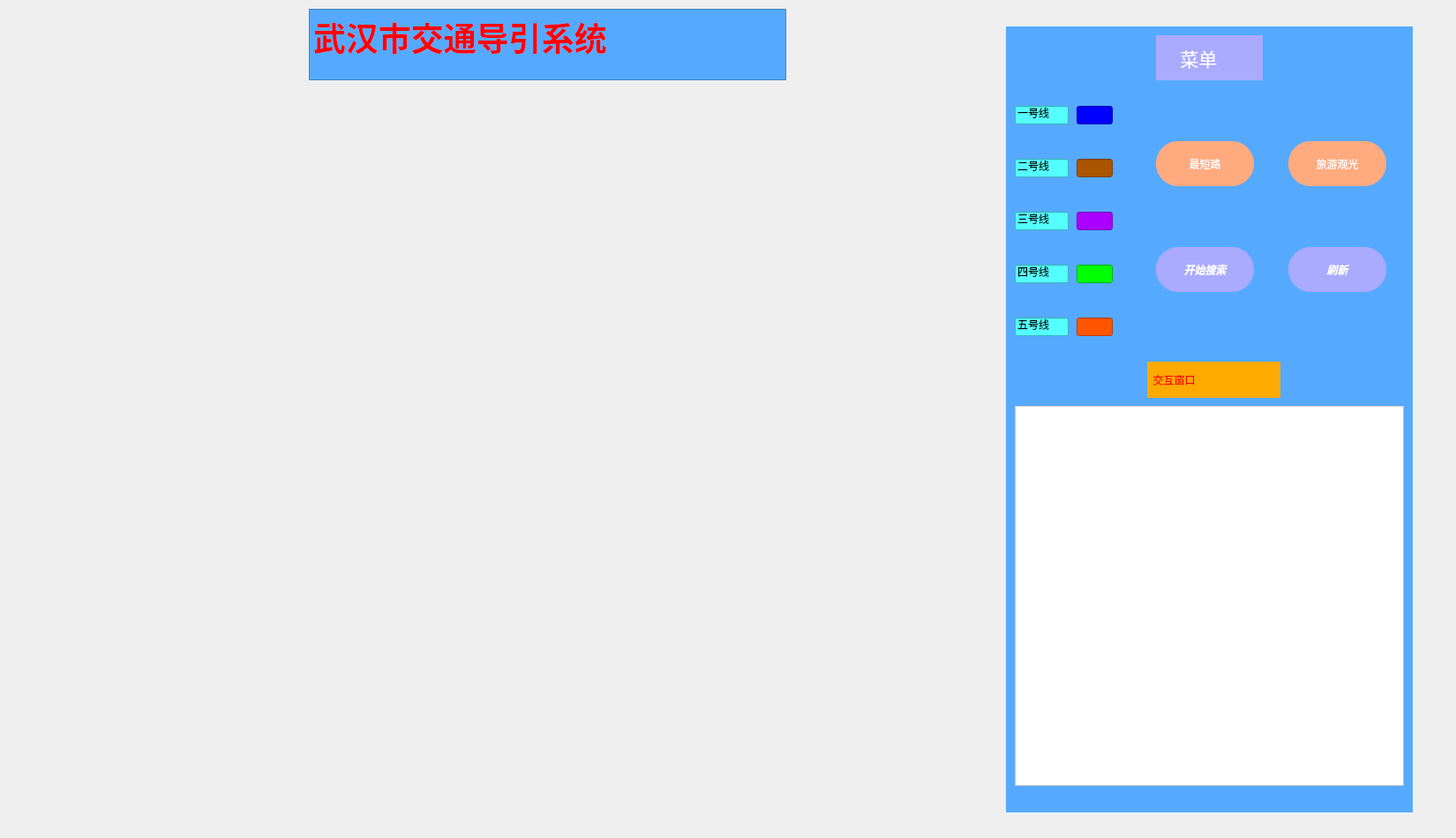
<?xml version="1.0" encoding="UTF-8"?>
<ui version="4.0">
 <class>MainWindow</class>
 <widget class="QMainWindow" name="MainWindow">
  <property name="geometry">
   <rect>
    <x>0</x>
    <y>0</y>
    <width>1650</width>
    <height>950</height>
   </rect>
  </property>
  <property name="minimumSize">
   <size>
    <width>1650</width>
    <height>950</height>
   </size>
  </property>
  <property name="maximumSize">
   <size>
    <width>1650</width>
    <height>950</height>
   </size>
  </property>
  <property name="windowTitle">
   <string>MainWindow</string>
  </property>
  <property name="styleSheet">
   <string notr="true"/>
  </property>
  <widget class="QWidget" name="centralwidget">
   <property name="sizePolicy">
    <sizepolicy hsizetype="Fixed" vsizetype="Preferred">
     <horstretch>0</horstretch>
     <verstretch>0</verstretch>
    </sizepolicy>
   </property>
   <property name="minimumSize">
    <size>
     <width>1600</width>
     <height>900</height>
    </size>
   </property>
   <widget class="QWidget" name="widget_3" native="true">
    <property name="geometry">
     <rect>
      <x>1140</x>
      <y>30</y>
      <width>461</width>
      <height>891</height>
     </rect>
    </property>
    <property name="maximumSize">
     <size>
      <width>16777215</width>
      <height>1000</height>
     </size>
    </property>
    <property name="styleSheet">
     <string notr="true">background-color: rgb(85, 170, 255);
boder-radius:10px;</string>
    </property>
    <widget class="QLabel" name="label">
     <property name="geometry">
      <rect>
       <x>170</x>
       <y>10</y>
       <width>121</width>
       <height>51</height>
      </rect>
     </property>
     <property name="font">
      <font>
       <family>Agency FB</family>
       <pointsize>16</pointsize>
       <weight>50</weight>
       <italic>false</italic>
       <bold>false</bold>
      </font>
     </property>
     <property name="styleSheet">
      <string notr="true">font: 16pt &quot;Agency FB&quot;;
background-color: rgb(170, 170, 255);
color: rgb(255, 255, 255);</string>
     </property>
     <property name="text">
      <string>     菜单</string>
     </property>
    </widget>
    <widget class="QListWidget" name="listWidget">
     <property name="geometry">
      <rect>
       <x>10</x>
       <y>430</y>
       <width>441</width>
       <height>431</height>
      </rect>
     </property>
     <property name="maximumSize">
      <size>
       <width>16777215</width>
       <height>450</height>
      </size>
     </property>
     <property name="styleSheet">
      <string notr="true">background-color: rgb(255, 255, 255);</string>
     </property>
    </widget>
    <widget class="QPushButton" name="pushButton">
     <property name="geometry">
      <rect>
       <x>170</x>
       <y>250</y>
       <width>111</width>
       <height>51</height>
      </rect>
     </property>
     <property name="font">
      <font>
       <weight>75</weight>
       <italic>true</italic>
       <bold>true</bold>
      </font>
     </property>
     <property name="cursor">
      <cursorShape>PointingHandCursor</cursorShape>
     </property>
     <property name="styleSheet">
      <string notr="true">color: rgb(255, 255, 255);
background-color: rgb(170, 170, 255);
border-radius:25px;</string>
     </property>
     <property name="text">
      <string>开始搜索</string>
     </property>
    </widget>
    <widget class="QPushButton" name="pushButton_2">
     <property name="geometry">
      <rect>
       <x>320</x>
       <y>250</y>
       <width>111</width>
       <height>51</height>
      </rect>
     </property>
     <property name="font">
      <font>
       <weight>75</weight>
       <italic>true</italic>
       <bold>true</bold>
      </font>
     </property>
     <property name="cursor">
      <cursorShape>PointingHandCursor</cursorShape>
     </property>
     <property name="styleSheet">
      <string notr="true">color: rgb(255, 255, 255);
background-color: rgb(170, 170, 255);
border-radius:25px;</string>
     </property>
     <property name="text">
      <string>刷新</string>
     </property>
    </widget>
    <widget class="QWidget" name="widget_5" native="true">
     <property name="geometry">
      <rect>
       <x>-10</x>
       <y>40</y>
       <width>161</width>
       <height>321</height>
      </rect>
     </property>
     <property name="styleSheet">
      <string notr="true">background-color: rgb(255, 255, 255);
background-color: rgb(85, 170, 255);</string>
     </property>
     <widget class="QWidget" name="widget_6" native="true">
      <property name="geometry">
       <rect>
        <x>10</x>
        <y>40</y>
        <width>141</width>
        <height>40</height>
       </rect>
      </property>
      <widget class="QLineEdit" name="lineEdit_3">
       <property name="geometry">
        <rect>
         <x>10</x>
         <y>10</y>
         <width>61</width>
         <height>21</height>
        </rect>
       </property>
       <property name="cursor">
        <cursorShape>ArrowCursor</cursorShape>
       </property>
       <property name="styleSheet">
        <string notr="true">background-color: rgb(85, 255, 255);</string>
       </property>
       <property name="text">
        <string>一号线</string>
       </property>
      </widget>
      <widget class="QLineEdit" name="lineEdit_4">
       <property name="geometry">
        <rect>
         <x>80</x>
         <y>10</y>
         <width>41</width>
         <height>21</height>
        </rect>
       </property>
       <property name="cursor">
        <cursorShape>ArrowCursor</cursorShape>
       </property>
       <property name="styleSheet">
        <string notr="true">background-color: rgb(0, 0, 255);</string>
       </property>
      </widget>
     </widget>
     <widget class="QWidget" name="widget_7" native="true">
      <property name="geometry">
       <rect>
        <x>10</x>
        <y>100</y>
        <width>141</width>
        <height>40</height>
       </rect>
      </property>
      <widget class="QLineEdit" name="lineEdit_5">
       <property name="geometry">
        <rect>
         <x>10</x>
         <y>10</y>
         <width>61</width>
         <height>21</height>
        </rect>
       </property>
       <property name="cursor">
        <cursorShape>ArrowCursor</cursorShape>
       </property>
       <property name="styleSheet">
        <string notr="true">background-color: rgb(85, 255, 255);</string>
       </property>
       <property name="text">
        <string>二号线</string>
       </property>
      </widget>
      <widget class="QLineEdit" name="lineEdit_6">
       <property name="geometry">
        <rect>
         <x>80</x>
         <y>10</y>
         <width>41</width>
         <height>21</height>
        </rect>
       </property>
       <property name="cursor">
        <cursorShape>ArrowCursor</cursorShape>
       </property>
       <property name="styleSheet">
        <string notr="true">background-color: rgb(170, 85, 0);
border-color: rgb(170, 85, 0);</string>
       </property>
      </widget>
     </widget>
     <widget class="QWidget" name="widget_8" native="true">
      <property name="geometry">
       <rect>
        <x>10</x>
        <y>160</y>
        <width>141</width>
        <height>40</height>
       </rect>
      </property>
      <widget class="QLineEdit" name="lineEdit_7">
       <property name="geometry">
        <rect>
         <x>10</x>
         <y>10</y>
         <width>61</width>
         <height>21</height>
        </rect>
       </property>
       <property name="cursor">
        <cursorShape>ArrowCursor</cursorShape>
       </property>
       <property name="styleSheet">
        <string notr="true">background-color: rgb(85, 255, 255);</string>
       </property>
       <property name="text">
        <string>三号线</string>
       </property>
      </widget>
      <widget class="QLineEdit" name="lineEdit_8">
       <property name="geometry">
        <rect>
         <x>80</x>
         <y>10</y>
         <width>41</width>
         <height>21</height>
        </rect>
       </property>
       <property name="cursor">
        <cursorShape>ArrowCursor</cursorShape>
       </property>
       <property name="styleSheet">
        <string notr="true">background-color: rgb(170, 0, 255);</string>
       </property>
      </widget>
     </widget>
     <widget class="QWidget" name="widget_9" native="true">
      <property name="geometry">
       <rect>
        <x>10</x>
        <y>220</y>
        <width>141</width>
        <height>40</height>
       </rect>
      </property>
      <widget class="QLineEdit" name="lineEdit_9">
       <property name="geometry">
        <rect>
         <x>10</x>
         <y>10</y>
         <width>61</width>
         <height>21</height>
        </rect>
       </property>
       <property name="cursor">
        <cursorShape>ArrowCursor</cursorShape>
       </property>
       <property name="styleSheet">
        <string notr="true">background-color: rgb(85, 255, 255);</string>
       </property>
       <property name="text">
        <string>四号线</string>
       </property>
      </widget>
      <widget class="QLineEdit" name="lineEdit_10">
       <property name="geometry">
        <rect>
         <x>80</x>
         <y>10</y>
         <width>41</width>
         <height>21</height>
        </rect>
       </property>
       <property name="cursor">
        <cursorShape>ArrowCursor</cursorShape>
       </property>
       <property name="styleSheet">
        <string notr="true">background-color: rgb(0, 255, 0);</string>
       </property>
      </widget>
     </widget>
     <widget class="QWidget" name="widget_10" native="true">
      <property name="geometry">
       <rect>
        <x>10</x>
        <y>280</y>
        <width>141</width>
        <height>40</height>
       </rect>
      </property>
      <widget class="QLineEdit" name="lineEdit_11">
       <property name="geometry">
        <rect>
         <x>10</x>
         <y>10</y>
         <width>61</width>
         <height>21</height>
        </rect>
       </property>
       <property name="cursor">
        <cursorShape>ArrowCursor</cursorShape>
       </property>
       <property name="styleSheet">
        <string notr="true">background-color: rgb(85, 255, 255);</string>
       </property>
       <property name="text">
        <string>五号线</string>
       </property>
      </widget>
      <widget class="QLineEdit" name="lineEdit_12">
       <property name="geometry">
        <rect>
         <x>80</x>
         <y>10</y>
         <width>41</width>
         <height>21</height>
        </rect>
       </property>
       <property name="cursor">
        <cursorShape>ArrowCursor</cursorShape>
       </property>
       <property name="styleSheet">
        <string notr="true">background-color: rgb(255, 85, 0);</string>
       </property>
      </widget>
     </widget>
    </widget>
    <widget class="QLabel" name="label_2">
     <property name="geometry">
      <rect>
       <x>160</x>
       <y>380</y>
       <width>151</width>
       <height>41</height>
      </rect>
     </property>
     <property name="styleSheet">
      <string notr="true">color: rgb(255, 0, 0);
font: 16pt &quot;Agency FB&quot;;
background-color: rgb(255, 170, 0);</string>
     </property>
     <property name="text">
      <string>  交互窗口</string>
     </property>
    </widget>
    <widget class="QPushButton" name="pushButton_4">
     <property name="geometry">
      <rect>
       <x>170</x>
       <y>130</y>
       <width>111</width>
       <height>51</height>
      </rect>
     </property>
     <property name="cursor">
      <cursorShape>PointingHandCursor</cursorShape>
     </property>
     <property name="styleSheet">
      <string notr="true">color: rgb(255, 255, 255);
background-color: rgb(255, 170, 127);
border-radius:25px;</string>
     </property>
     <property name="text">
      <string>最短路</string>
     </property>
    </widget>
    <widget class="QPushButton" name="pushButton_5">
     <property name="geometry">
      <rect>
       <x>320</x>
       <y>130</y>
       <width>111</width>
       <height>51</height>
      </rect>
     </property>
     <property name="cursor">
      <cursorShape>PointingHandCursor</cursorShape>
     </property>
     <property name="styleSheet">
      <string notr="true">color: rgb(255, 255, 255);
background-color: rgb(255, 170, 127);
border-radius:25px;</string>
     </property>
     <property name="text">
      <string>旅游观光</string>
     </property>
    </widget>
   </widget>
   <widget class="QWidget" name="widget_4" native="true">
    <property name="geometry">
     <rect>
      <x>20</x>
      <y>100</y>
      <width>1101</width>
      <height>801</height>
     </rect>
    </property>
    <property name="whatsThis">
     <string>&lt;html&gt;&lt;head/&gt;&lt;body&gt;&lt;p&gt;&lt;br/&gt;&lt;/p&gt;&lt;/body&gt;&lt;/html&gt;</string>
    </property>
    <property name="autoFillBackground">
     <bool>false</bool>
    </property>
    <property name="styleSheet">
     <string notr="true">border-color: rgb(255, 0, 0);

color: rgb(255, 0, 0);
</string>
    </property>
   </widget>
   <widget class="QTextEdit" name="textEdit">
    <property name="geometry">
     <rect>
      <x>350</x>
      <y>10</y>
      <width>541</width>
      <height>81</height>
     </rect>
    </property>
    <property name="styleSheet">
     <string notr="true">background-color: rgb(85, 170, 255);</string>
    </property>
    <property name="html">
     <string>&lt;!DOCTYPE HTML PUBLIC &quot;-//W3C//DTD HTML 4.0//EN&quot; &quot;http://www.w3.org/TR/REC-html40/strict.dtd&quot;&gt;
&lt;html&gt;&lt;head&gt;&lt;meta name=&quot;qrichtext&quot; content=&quot;1&quot; /&gt;&lt;style type=&quot;text/css&quot;&gt;
p, li { white-space: pre-wrap; }
&lt;/style&gt;&lt;/head&gt;&lt;body style=&quot; font-family:'SimSun'; font-size:9pt; font-weight:400; font-style:normal;&quot;&gt;
&lt;p style=&quot; margin-top:0px; margin-bottom:0px; margin-left:0px; margin-right:0px; -qt-block-indent:0; text-indent:0px;&quot;&gt;&lt;span style=&quot; font-size:28pt; font-weight:600; color:#ff0000;&quot;&gt;武汉市交通导引系统&lt;/span&gt;&lt;/p&gt;&lt;/body&gt;&lt;/html&gt;</string>
    </property>
   </widget>
   <zorder>widget_4</zorder>
   <zorder>widget_3</zorder>
   <zorder>textEdit</zorder>
  </widget>
 </widget>
 <resources/>
 <connections/>
</ui>
